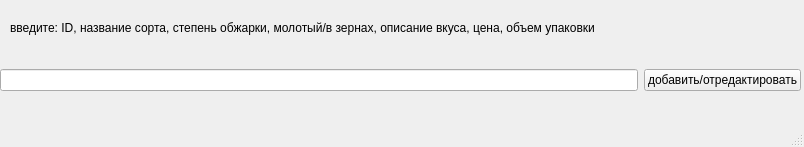
<?xml version="1.0" encoding="UTF-8"?>
<ui version="4.0">
 <class>MainWindow</class>
 <widget class='QMainWindow' name="MainWindow">
  <property name="geometry">
   <rect>
    <x>0</x>
    <y>0</y>
    <width>804</width>
    <height>147</height>
   </rect>
  </property>
  <property name="windowTitle">
   <string>MainWindow</string>
  </property>
  <widget class="QWidget" name="centralwidget">
   <widget class="QWidget" name="horizontalLayoutWidget">
    <property name="geometry">
     <rect>
      <x>0</x>
      <y>40</y>
      <width>801</width>
      <height>80</height>
     </rect>
    </property>
    <layout class="QHBoxLayout" name="horizontalLayout">
     <item>
      <widget class="QLineEdit" name='lineEdit'>
       <property name="text">
        <string/>
       </property>
      </widget>
     </item>
     <item>
      <layout class="QHBoxLayout" name="horizontalLayout_2"/>
     </item>
     <item>
      <widget class="QPushButton" name="pushButton">
       <property name="text">
        <string>добавить/отредактировать</string>
       </property>
      </widget>
     </item>
    </layout>
   </widget>
   <widget class="QLabel" name="label">
    <property name="geometry">
     <rect>
      <x>10</x>
      <y>20</y>
      <width>771</width>
      <height>16</height>
     </rect>
    </property>
    <property name="text">
     <string>введите: ID, название сорта, степень обжарки, молотый/в зернах, описание вкуса, цена, объем упаковки</string>
    </property>
   </widget>
  </widget>
  <widget class="QMenuBar" name="menubar">
   <property name="geometry">
    <rect>
     <x>0</x>
     <y>0</y>
     <width>804</width>
     <height>26</height>
    </rect>
   </property>
  </widget>
  <widget class="QStatusBar" name="statusbar"/>
 </widget>
 <resources/>
 <connections/>
</ui>
